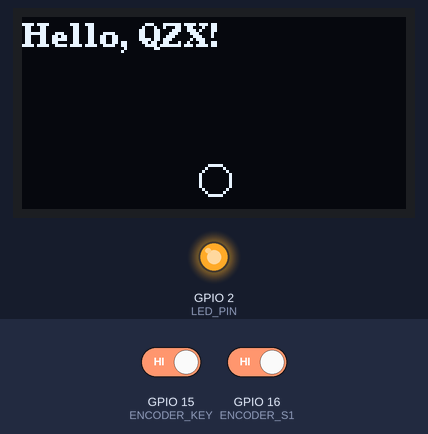
A program run on a simulated ESP32. Shown: 128×64 one-colour display, output pins drawn as LEDs (lit = HIGH). The test bench sets the inputs (shaded band); at power-on: GPIO 15 (ENCODER_KEY) HIGH, GPIO 16 (ENCODER_S1) HIGH. What the program prints to the serial monitor is not drawn.

Above: at 0.1 s.

The program:

main.cpp
```cpp
#include "main.h"

void serial_init()
{
    Serial.begin(115200);
    Serial.println("@qingzhixing");
}

void setup()
{
    led_init();
    led_on();
    encoder_init();
    serial_init();
    timer_init();
    ui.init();

    register_timer_update(encoder_update);
}

void loop()
{
    ui.update_frame();
}
```

encoder.h
```cpp
#pragma once
#ifndef _ENCODER_H
#define _ENCODER_H

#include <stdint.h>

#define ENCODER_KEY GPIO_NUM_15
#define ENCODER_S1 GPIO_NUM_16
#define ENCODER_S2 GPIO_NUM_4
#define ENCODER_KEY_PRESSED_LEVEL LOW

#define ENCODER_CLOCKWISE true
#define ENCODER_COUNTERCLOCKWISE false

typedef void (*EncoderKeyCallback)(void);
/*
 * direction: true for clockwise, false for counterclockwise
 */
typedef void (*EncoderTurnCallback)(bool direction);

void encoder_init();
/*
 * Called in timer interrupt to update the encoder position.
 */
void encoder_update();

// callback will be called in timer interrupt
void on_encoder_key_pressed(EncoderKeyCallback callback);
// callback will be called in timer interrupt
void on_encoder_key_released(EncoderKeyCallback callback);
// callback will be called in timer interrupt
void on_encoder_turned(EncoderTurnCallback callback);
bool is_encoder_pressed();

// true for clockwise, false for counterclockwise
bool get_encoder_turn_direction();

#endif // !_ENCODER_H
```

global.h
```cpp
#pragma once
#ifndef _GLOBAL_H
#define _GLOBAL_H
#include <Arduino.h>
#include <U8g2lib.h>

#endif // !_GLOBAL_H
```

led.h
```cpp
#ifndef _LED_H
#define _LED_H

#define LED_PIN GPIO_NUM_2

void led_init(void);
void led_on(void);
void led_off(void);
void led_toggle(void);
bool get_led_state(void);

#endif // !_LED_H
```

main.h
```cpp
#pragma once
#ifndef _MAIN_H
#define _MAIN_H
#include <Arduino.h>
#include "led.h"
#include "global.h"
#include "encoder.h"
#include "screen.h"
#include "ui.h"
#include "timer.h"
#endif // !_MAIN_H
```

oled.h
```cpp
#pragma once
#ifndef _OLED_H
#define _OLED_H

#include <U8g2lib.h>

#define U8G2_CB_TYPE U8G2_R0
#define OLED_CLOCK_PIN SCL
#define OLED_DATA_PIN SDA
#define OLED_RESET_PIN U8X8_PIN_NONE

#define OLED_WIDTH uint16_t(128)
#define OLED_HEIGHT uint16_t(64)

void oled_init();
extern U8G2_SSD1306_128X64_NONAME_F_HW_I2C oled_display;
#endif // !_OLED_H
```

screen.h
```cpp
#ifndef _SCREEN_H_
#define _SCREEN_H_
#include <U8g2lib.h>


#endif // !_SCREEN_H_
```

timer.h
```cpp
#ifndef _TICK_H_
#define _TICK_H_

void timer_init(void);

void register_timer_update(void (*func)());

void deregister_timer_update(void (*func)());

#endif // !_TICK_H_
```

ui.h
```cpp
#pragma once
#ifndef _UI_H
#define _UI_H

#include "oled.h"
#include "encoder.h"

struct UI
{
    uint16_t circle_r = 5;
    uint16_t circle_x = OLED_WIDTH / 2;
    uint16_t circle_y = OLED_HEIGHT - circle_r - 5;

    void init();
    void update_frame();
    void draw_circle();
};

extern UI ui;

#endif // !_UI_H
```

encoder.cpp
```cpp
#include "encoder.h"
#include <Arduino.h>

static int16_t encoder_last_state;
static int16_t encoder_state;
static EncoderKeyCallback on_encoder_press_callback;
static EncoderKeyCallback on_encoder_release_callback;
static EncoderTurnCallback on_encoder_turn_callback;
static bool encoder_last_turn_direction;

static void empty_key_callback() {}
static void empty_turn_callback(bool) {}

void on_encoder_key_pressed(EncoderKeyCallback callback)
{
    on_encoder_press_callback = callback;
}

void on_encoder_key_released(EncoderKeyCallback callback)
{
    on_encoder_release_callback = callback;
}

void on_encoder_turned(EncoderTurnCallback callback)
{
    on_encoder_turn_callback = callback;
}

static void key_interrupt_handler()
{
    // FIXME!:存在崩溃问题
    if (is_encoder_pressed())
    {
        on_encoder_press_callback();
    }
    else
    {
        on_encoder_release_callback();
    }
}

void encoder_init()
{
    pinMode(ENCODER_S1, INPUT_PULLUP);
    pinMode(ENCODER_S2, INPUT_PULLUP);
    pinMode(ENCODER_KEY, INPUT_PULLUP);

    encoder_state = digitalRead(ENCODER_S1);
    encoder_last_state = encoder_state;

    on_encoder_press_callback = empty_key_callback;
    on_encoder_release_callback = empty_key_callback;
    on_encoder_turn_callback = empty_turn_callback;

    attachInterrupt(digitalPinToInterrupt(ENCODER_KEY), key_interrupt_handler, CHANGE);
}

void encoder_update()
{
    encoder_state = digitalRead(ENCODER_S1);
    bool updated = false;
    if (encoder_state != encoder_last_state)
    {
        updated = true;
        // clockwise turn
        if (digitalRead(ENCODER_S2) == encoder_state)
        {
            encoder_last_turn_direction = true;
        }
        // counterclockwise turn
        else
        {
            encoder_last_turn_direction = false;
        }
    }
    encoder_last_state = encoder_state;
    if (updated)
    {
        on_encoder_turn_callback(encoder_last_turn_direction);
    }
}

bool is_encoder_pressed()
{
    return digitalRead(ENCODER_KEY) == ENCODER_KEY_PRESSED_LEVEL;
}

bool get_encoder_turn_direction()
{
    return encoder_last_turn_direction;
}
```

led.cpp
```cpp
#include "led.h"
#include <Arduino.h>

static bool led_state = LOW;

void led_init()
{
    pinMode(LED_PIN, OUTPUT);
    digitalWrite(LED_PIN, led_state);
}

void led_toggle()
{
    led_state = !led_state;
    digitalWrite(LED_PIN, led_state);
}

void led_on()
{
    led_state = HIGH;
    digitalWrite(LED_PIN, led_state);
}

void led_off()
{
    led_state = LOW;
    digitalWrite(LED_PIN, led_state);
}

bool get_led_state()
{
    return led_state;
}
```

oled.cpp
```cpp
#include "oled.h"

U8G2_SSD1306_128X64_NONAME_F_HW_I2C oled_display(U8G2_CB_TYPE, OLED_RESET_PIN, OLED_CLOCK_PIN, OLED_DATA_PIN);

void oled_init()
{
    oled_display.begin();
    oled_display.setFont(u8g2_font_ncenB08_tr);
    oled_display.clearBuffer();
    oled_display.sendBuffer();
}
```

timer.cpp
```cpp
#include "timer.h"
#include <Arduino.h>
#include <list>

static std::list<void (*)()> timer_update_list;

static hw_timer_t *timer = nullptr;

static void IRAM_ATTR timer_interrupt_handler()
{
    for (auto func : timer_update_list)
    {
        func();
    }
}

void timer_init()
{
    timer = timerBegin(0, 80, true);
    timerAttachInterrupt(timer, &timer_interrupt_handler, true);
    timerAlarmWrite(timer, 100ul, true);
    timerAlarmEnable(timer);
}

void register_timer_update(void (*func)())
{
    timer_update_list.push_back(func);
}

void deregister_timer_update(void (*func)())
{
    timer_update_list.remove(func);
}
```

ui.cpp
```cpp
#include "ui.h"

UI ui;

static void encoder_turned(bool direction)
{
    static bool odd = false;
    static bool last_direction = false;

    odd = !odd;
    bool current_direction = get_encoder_turn_direction();

    if (odd || last_direction != current_direction)
    {
        last_direction = current_direction;
        return;
    }

    Serial.printf("encoder turned,direction: %s\n", direction ? "right" : "left");

    ui.circle_x += direction ? 1 : -1;
    last_direction = current_direction;
}

void UI::init()
{
    oled_init();
    on_encoder_turned(encoder_turned);
}

void UI::draw_circle()
{
    oled_display.drawCircle(ui.circle_x, ui.circle_y, ui.circle_r);

    // 判断绘制边界
    if (ui.circle_x < ui.circle_r) // circle_x - circle_r < int(0)
    {
        oled_display.drawCircle(OLED_WIDTH + ui.circle_x, ui.circle_y, ui.circle_r);
    }
    else if (ui.circle_x + ui.circle_r > OLED_WIDTH)
    {
        oled_display.drawCircle(0 - ui.circle_r + (ui.circle_x + ui.circle_r - OLED_WIDTH), ui.circle_y, ui.circle_r);
    }

    // 圆心边界
    if (ui.circle_x >= OLED_WIDTH)
    {
        if (get_encoder_turn_direction() == ENCODER_CLOCKWISE)
        {
            ui.circle_x = 0;
        }
        else
        {
            // FIXME: 超越左边界切换到右边界时错误的显示
            ui.circle_x = OLED_WIDTH - ui.circle_r + 2;
        }
    }
}

void UI::update_frame()
{
    oled_display.clearBuffer();
    oled_display.drawStr(0, 10, "Hello, QZX!");

    draw_circle();

    oled_display.sendBuffer();
}
```
